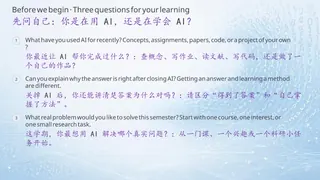
#> input picture ai/survival/student/assets/bilingual-page-03-v1.webp, 320 x 180 px
$ python -i bilingual_layout.py   (imports and definitions only)
#> lines starting #> are read from the running program, lines starting #| are printed output that depends on the picture
"""English first / charcoal; Chinese second / purple. Preserve source artwork."""
import ast,copy,html,json,re
from pathlib import Path
from xml.etree import ElementTree as E
from PIL import ImageFont
ROOT=Path(__file__).resolve().parent
# [1 line not run here, left out]
EN='#3f3f46';ZH='#7030a0';FAMILY='BiSans, BiKai, sans-serif'
fonts={}
# [42 lines left out: functions width, wrap, text, pair, normalize, not called in this run]
def teacher(data):
 for s in data['slides']:
  if s.get('bilingualStyle')!='en-first-v1':
   if s['n']==26:
    r=E.fromstring(s['svg']);t=next(r.iter(NS+'text'));x=float(t.get('x').split()[0]);y=float(t.get('y').split()[0]);size=float(t.get('font-size'))
    r.append(E.fromstring(text(480,y-size*1.15,'How can we connect the knowledge?',min(29,size*.75),'en','middle')));s['svg']=E.tostring(r,encoding='unicode')
   elif s['n']==63:
    r=E.fromstring(s['svg']);ts=list(r.iter(NS+'text'));zh=next(t for t in ts if '谢' in ''.join(t.itertext()));en=next(t for t in ts if 'Thank' in ''.join(t.itertext()));zy,ey=zh.get('y'),en.get('y');zh.set('y',ey);en.set('y',zy);r.remove(en);r.insert(list(r).index(zh),en);s['svg']=E.tostring(r,encoding='unicode');s['text']='Thank you!\n谢谢！'
   elif s['n']==25 and data.get('edition')!='student':
    r=E.fromstring(s['svg']);r.append(E.fromstring(text(162.72,490,'Desktop link',11)));s['svg']=E.tostring(r,encoding='unicode')
   elif s['n']==8:
    r=E.fromstring(s['svg']);ts=list(r.iter(NS+'text'));extra=next(t for t in ts if ''.join(t.itertext())=='driver assistance');cn=next(t for t in ts if ''.join(t.itertext())=='交通预测、路径优化、驾驶辅助');ey,cy=extra.get('y'),cn.get('y');extra.set('y',cy);cn.set('y',ey);s['svg']=E.tostring(r,encoding='unicode')
  if s['n']==48 and not s.get('bilingualFooterInset'):
   r=E.fromstring(s['svg'])
   for t in r.iter(NS+'text'):
    yy=t.get('y','0').split()
    if yy and float(yy[0])>480:t.set('y',' '.join(str(float(v)-8) for v in yy))
   s['svg']=E.tostring(r,encoding='unicode');s['bilingualFooterInset']=8
  if s['n']==48 and data.get('edition')!='student' and not s.get('bilingualArtScale'):
   r=E.fromstring(s['svg']);g=E.Element(NS+'g',{'transform':'translate(28.8,0) scale(.94)'})
   for el in list(r):
    if el.tag not in (NS+'text',NS+'defs'):r.remove(el);g.append(el)
   r.insert(0,g);s['svg']=E.tostring(r,encoding='unicode');s['bilingualArtScale']=.94
  s['svg']=normalize(s['svg']);s['bilingualStyle']='en-first-v1'
  if s['n']==26:s['text']='How can we connect the knowledge?\n如何整合知识点？'
 from build_bilingual_thumbnails import apply_refs
 return apply_refs(data)

LIST_EN={
3:[('What have you used AI for recently?','Concepts, assignments, papers, code, or a project of your own?'),('Can you explain why the answer is right after closing AI?','Getting an answer and learning a method are different.'),('What real problem would you like to solve this semester?','Start with one course, one interest, or one small research task.')],
5:[('Where did AI come from?','Follow its history to understand how this change began.'),('How does AI learn and generate?','Explore data, neural networks, gradient descent and a high-dimensional slice.'),('How can AI support my learning?','Try simulations, diagrams, code and creative projects.'),('Which skills should I build for the future?','Subject knowledge, judgment, collaboration and lifelong learning.'),('What will I do after today?','Finish a small project with results you can check.')],
19:[('Understand: ask a specific question.','Request examples, then check the textbook or original source.'),('Practice: make AI a questioning partner.','Answer first, ask for gaps, then explain without help.'),('Explore: papers, data and code.','Keep sources and raw records; separate facts, assumptions and guesses.'),('Create: turn understanding into work.','Make a mechanism diagram, demonstration, small program or clear presentation.'),('Check: can you explain and transfer independently?','Try a new question or context to find out what you really understand.')],
49:[('State your learning goal and where you are stuck.','Explain what you know, what you do not understand and what help you need.'),('Break large tasks into small steps.','Question, research, analyze, write and check; keep your own decisions.'),('Ask for explanations and questions, not only answers.','Try first, request one hint, then finish independently.'),('Provide materials and boundaries.','Give the course scope, textbook or data; state what must not be invented.')],
50:[('Open the original, not just a plausible citation.','Check titles, authors, DOIs and pages. A request for citations does not ensure reliability.'),('Request feedback for your current understanding.','Share your level, prior knowledge and wrong steps; diagnose misconceptions before practice.'),('Use English well, and prioritize accurate understanding.','Read original sources and compare terminology. English output is not automatically more correct.')],
51:[('Recognize limits; add information or verify.','For new knowledge, live data, specialist claims or vague tasks, consult reliable sources and teachers.'),('Build your own learning workflow.','Save effective prompts, mistakes, checklists and versions as reusable methods.'),('Explain your process and follow the rules.','Disclose AI use as required; do not invent data or citations or pass off others’ work as your own.')],
56:[('Step 1: choose a problem you really care about.','Start from a course, an interest or a real need, and define success.'),('Step 2: build foundations alongside tool skills.','Understand key concepts; use AI to support reading, practice, code or communication.'),('Step 3: make something that works and can be explained.','A mechanism map, reproducible analysis, interactive demo or small tool.'),('Step 4: check, present and revise.','Seek questions and feedback; record AI’s contribution, your decisions and improvements.')],
57:[('Academic integrity and privacy.','Follow course rules; obtain permission before sharing sensitive or unpublished data.'),('Learn English and keep learning.','Reach original sources and different perspectives, and practice clear expression.'),('Work with teachers and classmates.','Bring specific questions and previous attempts; respond thoughtfully to different views.'),('Keep your interests and share actively.','Use AI to extend what you love; share methods, failures and improvements as well as results.')],
59:[('Build a strong foundation in one subject.','AI still needs people who explain problems, identify errors and understand mechanisms.'),('Use AI to explore another method.','Try programming, data analysis, design or another language in a real task.'),('Show evidence of your ability.','Use work, process records and clear explanations to show what you did, checked and learned.')]
}
FOOT_EN={49:'AI lowers the cost of trying; understanding and judgment still need your work.',50:'After a useful conversation, explain it in your own words and try a new problem.',51:'Final check: can you explain, reproduce and transfer it without the AI output?',56:'Aim to finish an explainable, verifiable project, not to collect more tools.',59:'These are my learning suggestions: keep experimenting, checking and reflecting as tools change.'}
# [65 lines left out: function student, not called in this run]

# [7 lines not run here, left out]

>>> import cv2
>>> picture = cv2.imread('../../survival/student/assets/bilingual-page-03-v1.webp', cv2.IMREAD_GRAYSCALE)
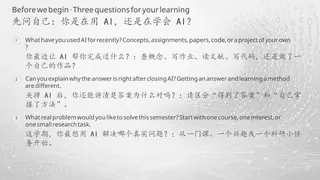
#> picture: shape (180, 320); min 54, max 255, mean 224.8
#> (the run stopped early here; a loop or call above may not have finished)
